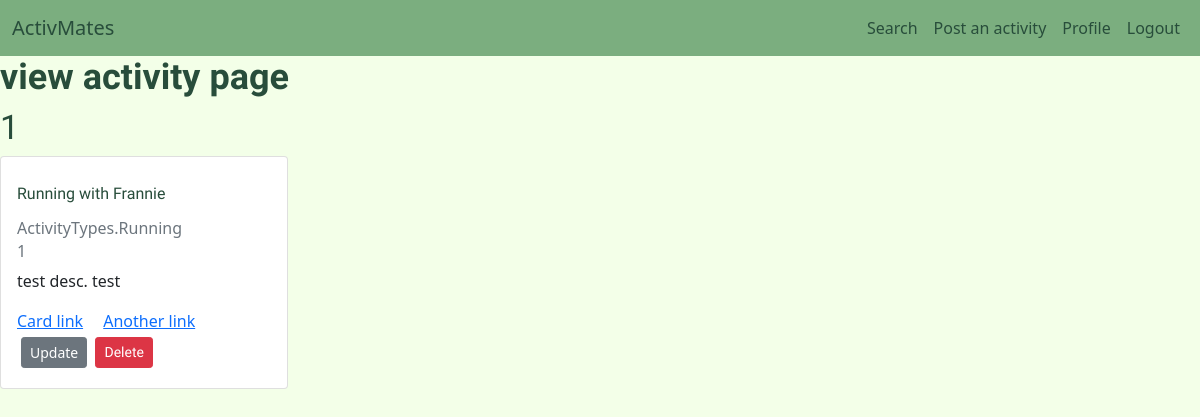
Before: /activity/1 (signed in) with the older database file.
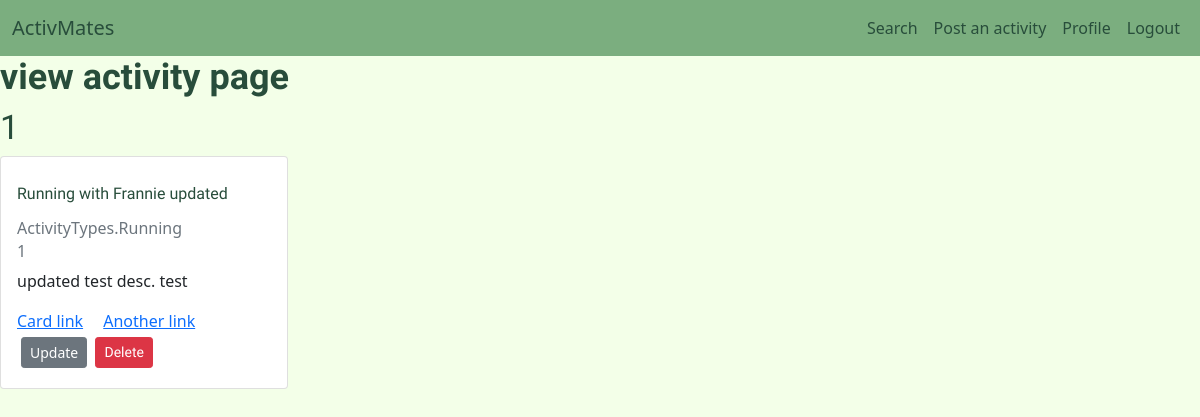
After: the same page with the newer database file.
### activmatesApp/models.py (models this page shows, shortened)
class Activity(db.Model):
    __tablename__ = 'activities'
    id = db.Column(db.Integer, primary_key=True)
    title = db.Column(db.String(200), nullable=False)
    type = db.Column(db.Enum(ActivityTypes), nullable=False, default=ActivityTypes.Running)
    description = db.Column(db.Text, nullable=False)
    date_posted = db.Column(db.DateTime, nullable=False,
                            default=datetime.utcnow)
    profile_id = db.Column(db.Integer, db.ForeignKey('profiles.id'), nullable=False)
    activity_type = db.relationship('ActivityType', backref='activity_type', lazy=True)

### activmatesApp/routes.py (the view)
@app.route('/activity/<int:activity_id>')
@login_required
def view_activity(activity_id):
    activity = Activity.query.get_or_404(activity_id)
    return render_template('view-activity.html',
                            title=activity.title,
                            activity=activity)

### activmatesApp/models.py (called while the page is built)
@login_manager.user_loader
def load_user(user_id):
    return User.query.get(int(user_id))

### activmatesApp/templates/view-activity.html (shortened to what this page needs)
{% extends 'layout.html' %}
{% block body %}
<h1>view activity page</h1>
<h2>{{ activity.profile.id }}</h2>
<div class="card" style="width: 18rem;">
    <div class="card-body">
      <h5 class="card-title">{{ activity.title }}</h5>
      <h6 class="card-subtitle mb-2 text-muted">{{ activity.type}}</h6>
      <h6 class="card-subtitle mb-2 text-muted">{{ current_user.profile[0].id }}</h6>
      <p class="card-text">{{ activity.description}}</p>
      <a href="#" class="card-link">Card link</a>
      <a href="#" class="card-link">Another link</a>
      {% if activity.profile.id == current_user.profile[0].id %}
        <div>
          <a href="{{ url_for('update_activity', activity_id=activity.id)}}" class="btn-secondary btn btn-sm m-1">Update</a>
          <button class="btn btn-danger btn-sm" data-bs-toggle="modal" data-bs-target="#deleteModal">Delete</button>
        </div>
      {% endif %}
    </div>
  </div>
{% endblock %}

Changed rows visible on the page:
changed Activity "ActivityTypes.Running": title "Running with Frannie" → "Running with Frannie updated"; description "test desc. test" → "updated test desc. test"
